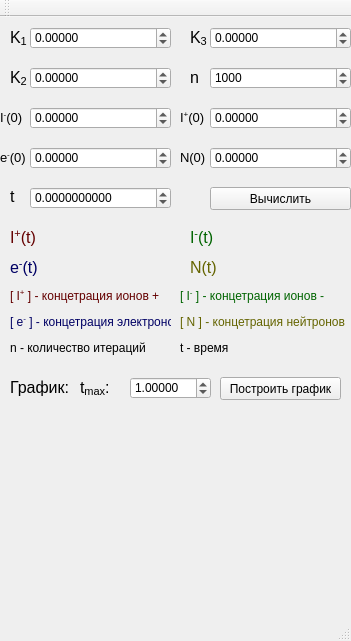
<?xml version="1.0" encoding="UTF-8"?>
<ui version="4.0">
 <class>Calculation</class>
 <widget class="QMainWindow" name="Calculation">
  <property name="geometry">
   <rect>
    <x>0</x>
    <y>0</y>
    <width>351</width>
    <height>641</height>
   </rect>
  </property>
  <property name="windowTitle">
   <string>Исследование электрон-ионной плазмы</string>
  </property>
  <widget class="QWidget" name="centralWidget">
   <widget class="QDoubleSpinBox" name="K1">
    <property name="geometry">
     <rect>
      <x>30</x>
      <y>10</y>
      <width>141</width>
      <height>22</height>
     </rect>
    </property>
    <property name="decimals">
     <number>5</number>
    </property>
    <property name="minimum">
     <double>-999999.000000000000000</double>
    </property>
    <property name="maximum">
     <double>999999.000000000000000</double>
    </property>
   </widget>
   <widget class="QLabel" name="label">
    <property name="geometry">
     <rect>
      <x>10</x>
      <y>10</y>
      <width>21</width>
      <height>21</height>
     </rect>
    </property>
    <property name="text">
     <string>&lt;html&gt;&lt;head/&gt;&lt;body&gt;&lt;p&gt;&lt;span style=&quot; font-size:12pt;&quot;&gt;K&lt;/span&gt;&lt;span style=&quot; font-size:12pt; vertical-align:sub;&quot;&gt;1&lt;/span&gt;&lt;/p&gt;&lt;/body&gt;&lt;/html&gt;</string>
    </property>
   </widget>
   <widget class="QLabel" name="label_2">
    <property name="geometry">
     <rect>
      <x>10</x>
      <y>50</y>
      <width>21</width>
      <height>21</height>
     </rect>
    </property>
    <property name="text">
     <string>&lt;html&gt;&lt;head/&gt;&lt;body&gt;&lt;p&gt;&lt;span style=&quot; font-size:12pt;&quot;&gt;K&lt;/span&gt;&lt;span style=&quot; font-size:12pt; vertical-align:sub;&quot;&gt;2&lt;/span&gt;&lt;/p&gt;&lt;/body&gt;&lt;/html&gt;</string>
    </property>
   </widget>
   <widget class="QLabel" name="label_3">
    <property name="geometry">
     <rect>
      <x>190</x>
      <y>10</y>
      <width>21</width>
      <height>21</height>
     </rect>
    </property>
    <property name="text">
     <string>&lt;html&gt;&lt;head/&gt;&lt;body&gt;&lt;p&gt;&lt;span style=&quot; font-size:12pt;&quot;&gt;K&lt;/span&gt;&lt;span style=&quot; font-size:12pt; vertical-align:sub;&quot;&gt;3&lt;/span&gt;&lt;/p&gt;&lt;/body&gt;&lt;/html&gt;</string>
    </property>
   </widget>
   <widget class="QLabel" name="label_4">
    <property name="geometry">
     <rect>
      <x>190</x>
      <y>50</y>
      <width>21</width>
      <height>21</height>
     </rect>
    </property>
    <property name="text">
     <string>&lt;html&gt;&lt;head/&gt;&lt;body&gt;&lt;p&gt;&lt;span style=&quot; font-size:12pt;&quot;&gt;n&lt;/span&gt;&lt;/p&gt;&lt;/body&gt;&lt;/html&gt;</string>
    </property>
   </widget>
   <widget class="QDoubleSpinBox" name="K2">
    <property name="geometry">
     <rect>
      <x>30</x>
      <y>50</y>
      <width>141</width>
      <height>22</height>
     </rect>
    </property>
    <property name="decimals">
     <number>5</number>
    </property>
    <property name="minimum">
     <double>-999999.000000000000000</double>
    </property>
    <property name="maximum">
     <double>999999.000000000000000</double>
    </property>
   </widget>
   <widget class="QDoubleSpinBox" name="K3">
    <property name="geometry">
     <rect>
      <x>210</x>
      <y>10</y>
      <width>141</width>
      <height>22</height>
     </rect>
    </property>
    <property name="decimals">
     <number>5</number>
    </property>
    <property name="minimum">
     <double>-999999.000000000000000</double>
    </property>
    <property name="maximum">
     <double>999999.000000000000000</double>
    </property>
   </widget>
   <widget class="QSpinBox" name="H">
    <property name="geometry">
     <rect>
      <x>210</x>
      <y>50</y>
      <width>141</width>
      <height>22</height>
     </rect>
    </property>
    <property name="minimum">
     <number>1</number>
    </property>
    <property name="maximum">
     <number>99999</number>
    </property>
    <property name="value">
     <number>1000</number>
    </property>
   </widget>
   <widget class="QPushButton" name="pushButton">
    <property name="geometry">
     <rect>
      <x>210</x>
      <y>170</y>
      <width>141</width>
      <height>23</height>
     </rect>
    </property>
    <property name="text">
     <string>Вычислить</string>
    </property>
   </widget>
   <widget class="QDoubleSpinBox" name="A0">
    <property name="geometry">
     <rect>
      <x>30</x>
      <y>90</y>
      <width>141</width>
      <height>22</height>
     </rect>
    </property>
    <property name="decimals">
     <number>5</number>
    </property>
    <property name="minimum">
     <double>-999999.000000000000000</double>
    </property>
    <property name="maximum">
     <double>999999.000000000000000</double>
    </property>
   </widget>
   <widget class="QDoubleSpinBox" name="B0">
    <property name="geometry">
     <rect>
      <x>210</x>
      <y>90</y>
      <width>141</width>
      <height>22</height>
     </rect>
    </property>
    <property name="decimals">
     <number>5</number>
    </property>
    <property name="minimum">
     <double>-999999.000000000000000</double>
    </property>
    <property name="maximum">
     <double>999999.000000000000000</double>
    </property>
   </widget>
   <widget class="QDoubleSpinBox" name="C0">
    <property name="geometry">
     <rect>
      <x>30</x>
      <y>130</y>
      <width>141</width>
      <height>22</height>
     </rect>
    </property>
    <property name="decimals">
     <number>5</number>
    </property>
    <property name="minimum">
     <double>-999999.000000000000000</double>
    </property>
    <property name="maximum">
     <double>999999.000000000000000</double>
    </property>
   </widget>
   <widget class="QDoubleSpinBox" name="D0">
    <property name="geometry">
     <rect>
      <x>210</x>
      <y>130</y>
      <width>141</width>
      <height>22</height>
     </rect>
    </property>
    <property name="decimals">
     <number>5</number>
    </property>
    <property name="minimum">
     <double>-999999.000000000000000</double>
    </property>
    <property name="maximum">
     <double>999999.000000000000000</double>
    </property>
   </widget>
   <widget class="QLabel" name="label_5">
    <property name="geometry">
     <rect>
      <x>0</x>
      <y>90</y>
      <width>31</width>
      <height>21</height>
     </rect>
    </property>
    <property name="text">
     <string>&lt;html&gt;&lt;head/&gt;&lt;body&gt;&lt;p&gt;&lt;span style=&quot; font-size:10pt;&quot;&gt;I&lt;/span&gt;&lt;span style=&quot; font-size:10pt; vertical-align:super;&quot;&gt;-&lt;/span&gt;&lt;span style=&quot; font-size:10pt;&quot;&gt;(0)&lt;/span&gt;&lt;/p&gt;&lt;/body&gt;&lt;/html&gt;</string>
    </property>
   </widget>
   <widget class="QLabel" name="label_6">
    <property name="geometry">
     <rect>
      <x>180</x>
      <y>90</y>
      <width>31</width>
      <height>21</height>
     </rect>
    </property>
    <property name="text">
     <string>&lt;html&gt;&lt;head/&gt;&lt;body&gt;&lt;p&gt;&lt;span style=&quot; font-size:10pt;&quot;&gt;I&lt;/span&gt;&lt;span style=&quot; font-size:10pt; vertical-align:super;&quot;&gt;+&lt;/span&gt;&lt;span style=&quot; font-size:10pt;&quot;&gt;(0)&lt;/span&gt;&lt;/p&gt;&lt;/body&gt;&lt;/html&gt;</string>
    </property>
   </widget>
   <widget class="QLabel" name="label_7">
    <property name="geometry">
     <rect>
      <x>0</x>
      <y>130</y>
      <width>31</width>
      <height>21</height>
     </rect>
    </property>
    <property name="text">
     <string>&lt;html&gt;&lt;head/&gt;&lt;body&gt;&lt;p&gt;&lt;span style=&quot; font-size:10pt;&quot;&gt;e&lt;/span&gt;&lt;span style=&quot; font-size:10pt; vertical-align:super;&quot;&gt;-&lt;/span&gt;&lt;span style=&quot; font-size:10pt;&quot;&gt;(0)&lt;/span&gt;&lt;/p&gt;&lt;/body&gt;&lt;/html&gt;</string>
    </property>
   </widget>
   <widget class="QLabel" name="label_8">
    <property name="geometry">
     <rect>
      <x>180</x>
      <y>130</y>
      <width>31</width>
      <height>21</height>
     </rect>
    </property>
    <property name="text">
     <string>&lt;html&gt;&lt;head/&gt;&lt;body&gt;&lt;p&gt;&lt;span style=&quot; font-size:10pt;&quot;&gt;N(0)&lt;/span&gt;&lt;/p&gt;&lt;/body&gt;&lt;/html&gt;</string>
    </property>
   </widget>
   <widget class="QDoubleSpinBox" name="T">
    <property name="geometry">
     <rect>
      <x>30</x>
      <y>170</y>
      <width>141</width>
      <height>22</height>
     </rect>
    </property>
    <property name="decimals">
     <number>10</number>
    </property>
    <property name="minimum">
     <double>-999999.000000000000000</double>
    </property>
    <property name="maximum">
     <double>999999.000000000000000</double>
    </property>
    <property name="singleStep">
     <double>0.100000000000000</double>
    </property>
   </widget>
   <widget class="QLabel" name="label_9">
    <property name="geometry">
     <rect>
      <x>10</x>
      <y>170</y>
      <width>41</width>
      <height>20</height>
     </rect>
    </property>
    <property name="text">
     <string>&lt;html&gt;&lt;head/&gt;&lt;body&gt;&lt;p&gt;&lt;span style=&quot; font-size:12pt;&quot;&gt; t&lt;/span&gt;&lt;/p&gt;&lt;/body&gt;&lt;/html&gt;</string>
    </property>
   </widget>
   <widget class="QLabel" name="Layout_a">
    <property name="geometry">
     <rect>
      <x>10</x>
      <y>210</y>
      <width>161</width>
      <height>21</height>
     </rect>
    </property>
    <property name="text">
     <string>&lt;html&gt;&lt;head/&gt;&lt;body&gt;&lt;p&gt;&lt;span style=&quot; font-size:12pt; color:#640000;&quot;&gt;I&lt;/span&gt;&lt;span style=&quot; font-size:12pt; color:#640000; vertical-align:super;&quot;&gt;+&lt;/span&gt;&lt;span style=&quot; font-size:12pt; color:#640000;&quot;&gt;(t) &lt;/span&gt;&lt;/p&gt;&lt;/body&gt;&lt;/html&gt;</string>
    </property>
   </widget>
   <widget class="QLabel" name="Layout_b">
    <property name="geometry">
     <rect>
      <x>190</x>
      <y>210</y>
      <width>161</width>
      <height>21</height>
     </rect>
    </property>
    <property name="text">
     <string>&lt;html&gt;&lt;head/&gt;&lt;body&gt;&lt;p&gt;&lt;span style=&quot; font-size:12pt; color:#006400;&quot;&gt;I&lt;/span&gt;&lt;span style=&quot; font-size:12pt; color:#006400; vertical-align:super;&quot;&gt;-&lt;/span&gt;&lt;span style=&quot; font-size:12pt; color:#006400;&quot;&gt;(t) &lt;/span&gt;&lt;/p&gt;&lt;/body&gt;&lt;/html&gt;</string>
    </property>
   </widget>
   <widget class="QLabel" name="Layout_c">
    <property name="geometry">
     <rect>
      <x>10</x>
      <y>240</y>
      <width>161</width>
      <height>21</height>
     </rect>
    </property>
    <property name="text">
     <string>&lt;html&gt;&lt;head/&gt;&lt;body&gt;&lt;p&gt;&lt;span style=&quot; font-size:12pt; color:#000064;&quot;&gt;e&lt;/span&gt;&lt;span style=&quot; font-size:12pt; color:#000064; vertical-align:super;&quot;&gt;-&lt;/span&gt;&lt;span style=&quot; font-size:12pt; color:#000064;&quot;&gt;(t) &lt;/span&gt;&lt;/p&gt;&lt;/body&gt;&lt;/html&gt;</string>
    </property>
   </widget>
   <widget class="QLabel" name="Layout_d">
    <property name="geometry">
     <rect>
      <x>190</x>
      <y>240</y>
      <width>161</width>
      <height>21</height>
     </rect>
    </property>
    <property name="text">
     <string>&lt;html&gt;&lt;head/&gt;&lt;body&gt;&lt;p&gt;&lt;span style=&quot; font-size:12pt; color:#646400;&quot;&gt;N(t) &lt;/span&gt;&lt;/p&gt;&lt;/body&gt;&lt;/html&gt;</string>
    </property>
   </widget>
   <widget class="QLabel" name="label_10">
    <property name="geometry">
     <rect>
      <x>10</x>
      <y>270</y>
      <width>161</width>
      <height>71</height>
     </rect>
    </property>
    <property name="text">
     <string>&lt;html&gt;&lt;head/&gt;&lt;body&gt;&lt;p&gt;&lt;span style=&quot; color:#640000;&quot;&gt;[ I&lt;/span&gt;&lt;span style=&quot; color:#640000; vertical-align:super;&quot;&gt;+&lt;/span&gt;&lt;span style=&quot; color:#640000;&quot;&gt; ] - концетрация ионов +&lt;/span&gt;&lt;/p&gt;&lt;p&gt;&lt;span style=&quot; color:#000064;&quot;&gt;[ e&lt;/span&gt;&lt;span style=&quot; color:#000064; vertical-align:super;&quot;&gt;-&lt;/span&gt;&lt;span style=&quot; color:#000064;&quot;&gt; ] - концетрация электронов&lt;/span&gt;&lt;/p&gt;&lt;p&gt;n - количество итераций&lt;/p&gt;&lt;/body&gt;&lt;/html&gt;</string>
    </property>
   </widget>
   <widget class="QLabel" name="label_11">
    <property name="geometry">
     <rect>
      <x>180</x>
      <y>265</y>
      <width>171</width>
      <height>81</height>
     </rect>
    </property>
    <property name="text">
     <string>&lt;html&gt;&lt;head/&gt;&lt;body&gt;&lt;p&gt;&lt;span style=&quot; color:#006400;&quot;&gt;[ I&lt;/span&gt;&lt;span style=&quot; color:#006400; vertical-align:super;&quot;&gt;-&lt;/span&gt;&lt;span style=&quot; color:#006400;&quot;&gt; ] - концетрация ионов -&lt;/span&gt;&lt;/p&gt;&lt;p&gt;&lt;span style=&quot; color:#646400;&quot;&gt;[ N ] - концетрация нейтронов&lt;/span&gt;&lt;/p&gt;&lt;p&gt;t - время&lt;/p&gt;&lt;/body&gt;&lt;/html&gt;</string>
    </property>
   </widget>
   <widget class="QDoubleSpinBox" name="t_max">
    <property name="geometry">
     <rect>
      <x>130</x>
      <y>360</y>
      <width>81</width>
      <height>22</height>
     </rect>
    </property>
    <property name="decimals">
     <number>5</number>
    </property>
    <property name="minimum">
     <double>0.100000000000000</double>
    </property>
    <property name="maximum">
     <double>100000.000000000000000</double>
    </property>
    <property name="singleStep">
     <double>0.100000000000000</double>
    </property>
    <property name="value">
     <double>1.000000000000000</double>
    </property>
   </widget>
   <widget class="QPushButton" name="graph">
    <property name="geometry">
     <rect>
      <x>220</x>
      <y>360</y>
      <width>121</width>
      <height>23</height>
     </rect>
    </property>
    <property name="text">
     <string>Построить график</string>
    </property>
   </widget>
   <widget class="QCustomPlot" name="widget" native="true">
    <property name="geometry">
     <rect>
      <x>10</x>
      <y>389</y>
      <width>331</width>
      <height>211</height>
     </rect>
    </property>
   </widget>
   <widget class="QLabel" name="label_13">
    <property name="geometry">
     <rect>
      <x>80</x>
      <y>360</y>
      <width>71</width>
      <height>21</height>
     </rect>
    </property>
    <property name="text">
     <string>&lt;html&gt;&lt;head/&gt;&lt;body&gt;&lt;p&gt;&lt;span style=&quot; font-size:12pt;&quot;&gt;t&lt;/span&gt;&lt;span style=&quot; font-size:12pt; vertical-align:sub;&quot;&gt;max&lt;/span&gt;&lt;span style=&quot; font-size:12pt;&quot;&gt;:&lt;/span&gt;&lt;/p&gt;&lt;/body&gt;&lt;/html&gt;</string>
    </property>
   </widget>
   <widget class="QLabel" name="label_12">
    <property name="geometry">
     <rect>
      <x>10</x>
      <y>360</y>
      <width>71</width>
      <height>21</height>
     </rect>
    </property>
    <property name="text">
     <string>&lt;html&gt;&lt;head/&gt;&lt;body&gt;&lt;p&gt;&lt;span style=&quot; font-size:12pt;&quot;&gt;График:&lt;/span&gt;&lt;/p&gt;&lt;/body&gt;&lt;/html&gt;</string>
    </property>
   </widget>
  </widget>
  <widget class="QMenuBar" name="menuBar">
   <property name="geometry">
    <rect>
     <x>0</x>
     <y>0</y>
     <width>351</width>
     <height>21</height>
    </rect>
   </property>
  </widget>
  <widget class="QToolBar" name="mainToolBar">
   <attribute name="toolBarArea">
    <enum>TopToolBarArea</enum>
   </attribute>
   <attribute name="toolBarBreak">
    <bool>false</bool>
   </attribute>
  </widget>
  <widget class="QStatusBar" name="statusBar"/>
 </widget>
 <layoutdefault spacing="6" margin="11"/>
 <customwidgets>
  <customwidget>
   <class>QCustomPlot</class>
   <extends>QWidget</extends>
   <header location="global">qcustomplot.h</header>
  </customwidget>
 </customwidgets>
 <resources/>
 <connections/>
</ui>
